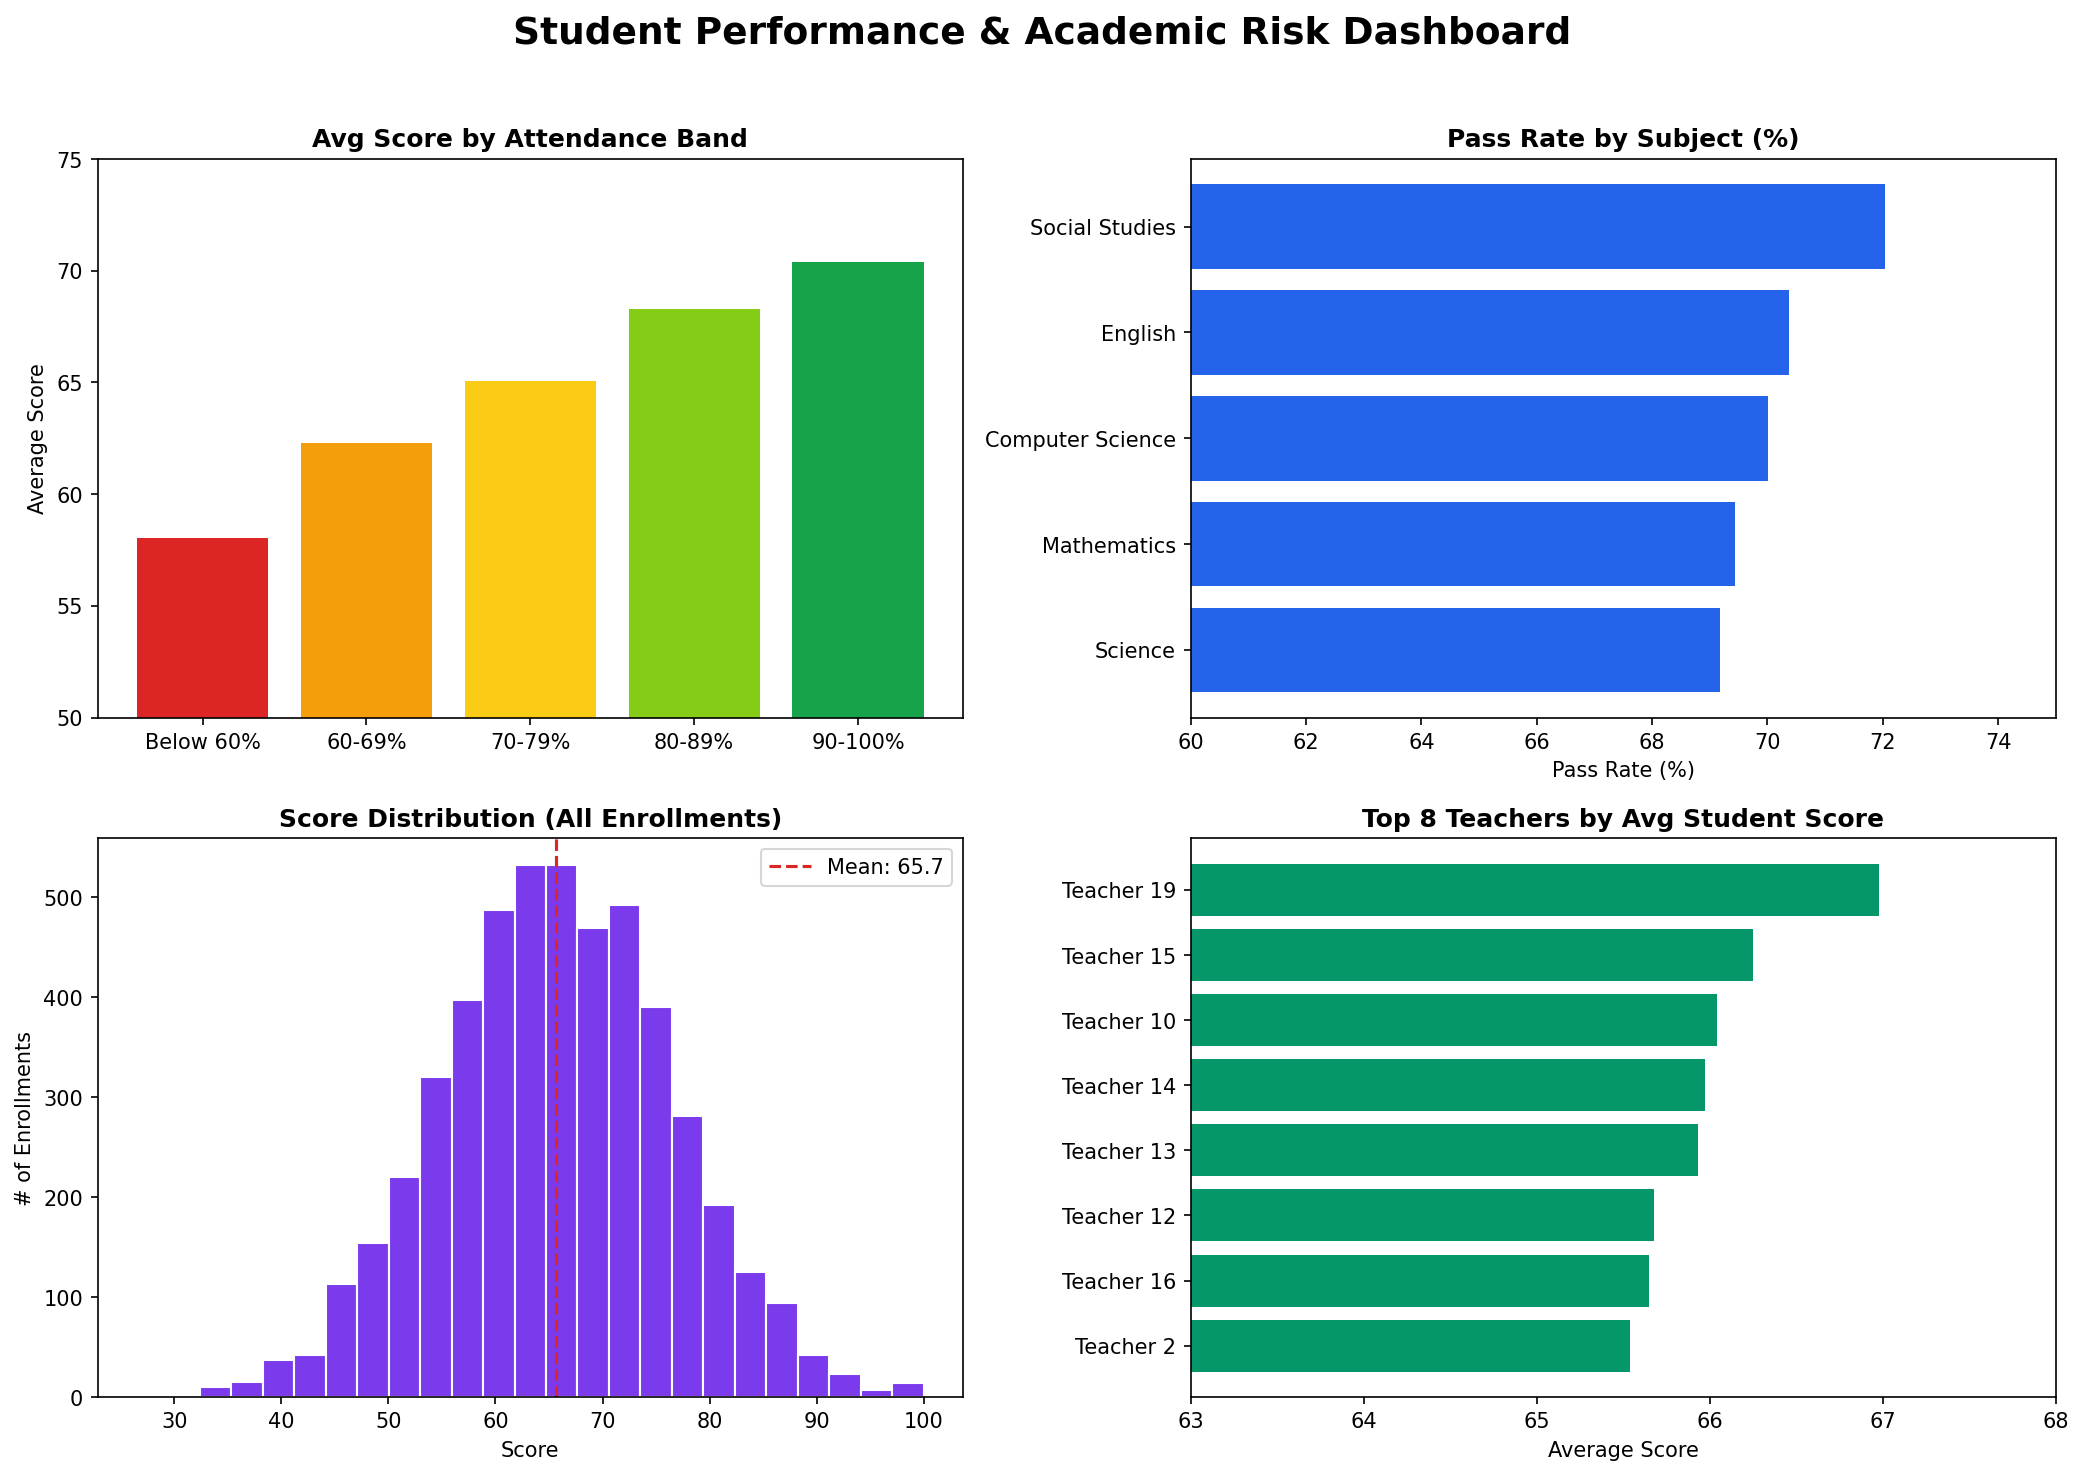

Generate this figure with Python:
import pandas as pd
import matplotlib.pyplot as plt

subject_perf = pd.read_csv("result_subject_performance.csv")
attendance_band = pd.read_csv("result_attendance_band.csv")
teacher_perf = pd.read_csv("result_teacher_performance.csv")
enrollments = pd.read_csv("enrollments_clean.csv")

fig, axes = plt.subplots(2, 2, figsize=(14, 10))
fig.suptitle("Student Performance & Academic Risk Dashboard", fontsize=18, fontweight="bold", y=0.98)

# Panel 1: Attendance band vs avg score (the key insight)
band_order = ["Below 60%","60-69%","70-79%","80-89%","90-100%"]
attendance_band["attendance_band"] = pd.Categorical(attendance_band["attendance_band"], categories=band_order, ordered=True)
attendance_band = attendance_band.sort_values("attendance_band")
colors = ["#dc2626","#f59e0b","#facc15","#84cc16","#16a34a"]
axes[0,0].bar(attendance_band["attendance_band"], attendance_band["avg_score"], color=colors)
axes[0,0].set_title("Avg Score by Attendance Band", fontweight="bold")
axes[0,0].set_ylabel("Average Score")
axes[0,0].set_ylim(50, 75)

# Panel 2: Pass rate by subject
subject_perf_sorted = subject_perf.sort_values("pass_rate_pct", ascending=True)
axes[0,1].barh(subject_perf_sorted["Subject"], subject_perf_sorted["pass_rate_pct"], color="#2563eb")
axes[0,1].set_title("Pass Rate by Subject (%)", fontweight="bold")
axes[0,1].set_xlabel("Pass Rate (%)")
axes[0,1].set_xlim(60, 75)

# Panel 3: Score distribution histogram
axes[1,0].hist(enrollments["Score"].dropna(), bins=25, color="#7c3aed", edgecolor="white")
axes[1,0].set_title("Score Distribution (All Enrollments)", fontweight="bold")
axes[1,0].set_xlabel("Score"); axes[1,0].set_ylabel("# of Enrollments")
axes[1,0].axvline(enrollments["Score"].mean(), color="#dc2626", linestyle="--", label=f"Mean: {enrollments['Score'].mean():.1f}")
axes[1,0].legend()

# Panel 4: Top 8 teachers by avg score
top_teachers = teacher_perf.nlargest(8, "avg_score").sort_values("avg_score")
axes[1,1].barh(top_teachers["TeacherName"], top_teachers["avg_score"], color="#059669")
axes[1,1].set_title("Top 8 Teachers by Avg Student Score", fontweight="bold")
axes[1,1].set_xlabel("Average Score")
axes[1,1].set_xlim(63, 68)

plt.tight_layout(rect=[0,0,1,0.96])
plt.savefig("dashboard.png", dpi=150, bbox_inches="tight")
print("Dashboard saved")
